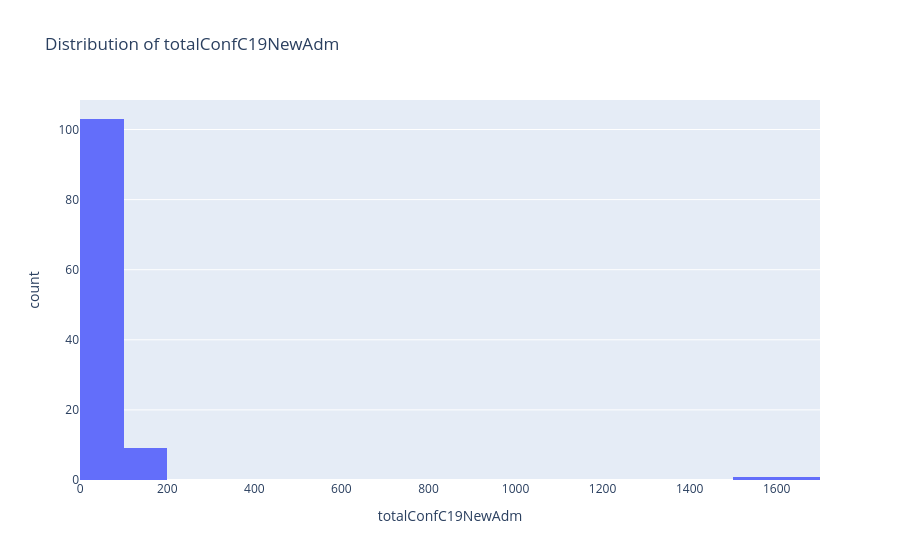

The code cell stored with this chart in its notebook:
### Markdown cell above
INTERACTIVE VISUALIZATION (PLOTLY)

### Code cell
# Select first numeric column for demo
col = numeric_cols[0]
fig = px.histogram(df, x = col, title=f"Distribution of {col}")
fig.show()

### Figure 1 — Plotly figure (JSON) as saved in the notebook; plotly's stock layout.template omitted (floating-point values rounded to 4 significant figures)
{"data": [{"bingroup": "x", "hovertemplate": "totalConfC19NewAdm=%{x}<br>count=%{y}<extra></extra>", "legendgroup": "", "marker": {"color": "#636efa", "pattern": {"shape": ""}}, "name": "", "orientation": "v", "showlegend": false, "type": "histogram", "x": [139.0, 43.0, 6.0, 154.0, 14.0, 53.0, 0.0, 5.0, 19.0, 5.0, 17.0, 5.0, 21.0, 49.0, 31.0, 16.0, 16.0, 8.0, 22.0, 4.0, 1.0, 15.0, 3.0, 28.0, 20.0, 7.0, 21.0, 67.0, 38.0, 38.0, 23.0, 3.0, 5.0, 97.0, 97.0, 25.0, 2.0, 1.0, 1.0, 12.0, 21.0, 2.0, 33.0, 47.0, 16.0, 16.0, 25.0, 13.0, 13.0, 38.0, 12.0, 3.0, 160.0, 17.0, 17.0, 2.0, 100.0, 141.0, 64.0, 3.0, 150.0, 21.0, 0.0, 34.0, 10.0, 68.0, 8.0, 70.0, 38.0, 18.0, 22.0, 7.0, 6.0, 1629.0, 119.0, 14.0, 35.0, 0.0, 14.0, 4.0, 1.0, 3.0, 25.0, 44.0, 8.0, 2.0, 14.0, 5.0, 54.0, 3.0, 33.0, 116.0, 1.0, 19.0, 6.0, 10.0, 13.0, 3.0, 1585.0, 11.0, 78.0, 27.0, 1.0, 82.0, 15.0, 2.0, 115.0, 17.0, 2.0, 48.0, 44.0, 80.0, 4.0, 13.0], "xaxis": "x", "yaxis": "y"}], "layout": {"barmode": "relative", "legend": {"tracegroupgap": 0}, "title": {"text": "Distribution of totalConfC19NewAdm"}, "xaxis": {"anchor": "y", "domain": [0, 1], "title": {"text": "totalConfC19NewAdm"}}, "yaxis": {"anchor": "x", "domain": [0, 1], "title": {"text": "count"}}}}
